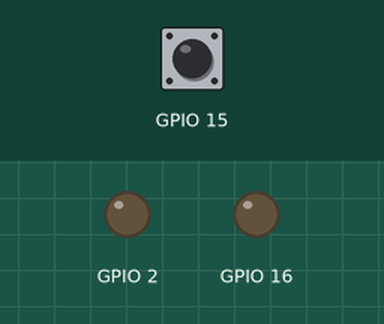
This sketch was run on a simulated ESP32. On the bench: output pins drawn as LEDs (lit = HIGH). Dashed ring = blinking. Inputs (shaded band) come from the test bench; at power-on: GPIO 15 HIGH. What the sketch prints to the serial monitor is not drawn.

Above: at 1.2 s.
1.3 s: GPIO 15 pulled LOW for 0.15 s
At 2.7 s:
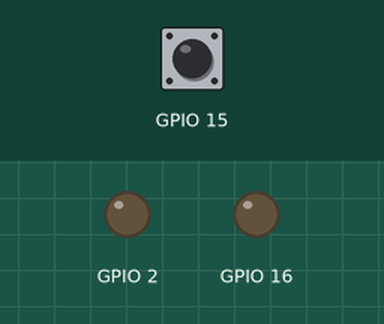
3.0 s: GPIO 15 pulled LOW for 1 s
At 3.22 s:
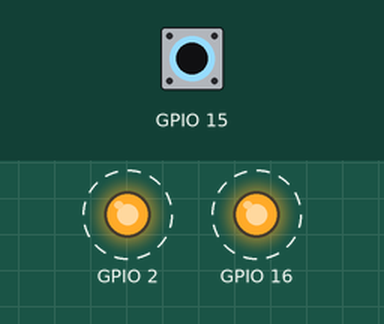
6.0 s: GPIO 15 pulled LOW for 3.2 s
At 10.0 s:
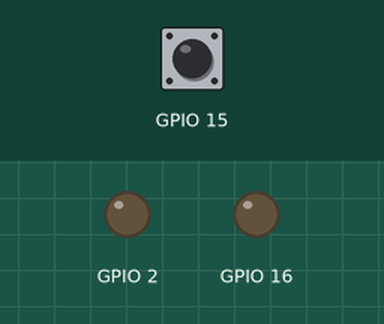
Timing chart, 0 to 11.5 s (numbered marks = the images above; inputs shaded):
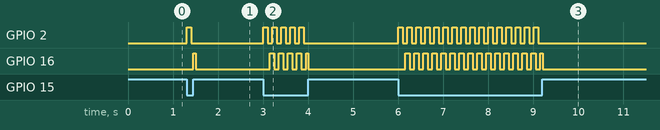

Measured:
- after the input at 1.3 s, GPIO 2: LOW → HIGH at once, → LOW 0.10 s later; GPIO 16: LOW → HIGH after 0.15 s, → LOW 0.05 s later
- after the input at 3.0 s, GPIO 2: alternates HIGH for 0.10 s and LOW for 0.10 s, 10 changes in all, then stays LOW, starting at once; GPIO 16: alternates HIGH for 0.10 s and LOW for 0.10 s, 10 changes in all, then stays LOW, starting after 0.15 s
- after the input at 6.0 s, GPIO 2: alternates HIGH for 0.10 s and LOW for 0.10 s, 32 changes in all, then stays LOW, starting at once; GPIO 16: alternates HIGH for 0.10 s and LOW for 0.10 s, 32 changes in all, then stays LOW, starting after 0.15 s

The sketch:

HW01_12.ino
```cpp
void setup() {
  // put your setup code here, to run once:
  Serial.begin(115200);
  pinMode(2, OUTPUT);
  pinMode(16, OUTPUT);
  Serial.println("Start touch work");
}

void alarm(){ // shine two LEDs
  digitalWrite(2, HIGH);
  delay(50);
  digitalWrite(16, LOW);
  delay(50);
  digitalWrite(2, LOW);
  delay(50);
  digitalWrite(16, HIGH);
  delay(50);
}

void loop() {
  Serial.println(touchRead(T3)); // print out resistance number
  if(touchRead(T3) < 40){ // trigger alarm() when touch the wire
    Serial.println("detected hand");
    alarm();
  }
  else{ // turn off light
    Serial.println("clear");
    digitalWrite(2, LOW);
    digitalWrite(16, LOW);
  }
}
```
